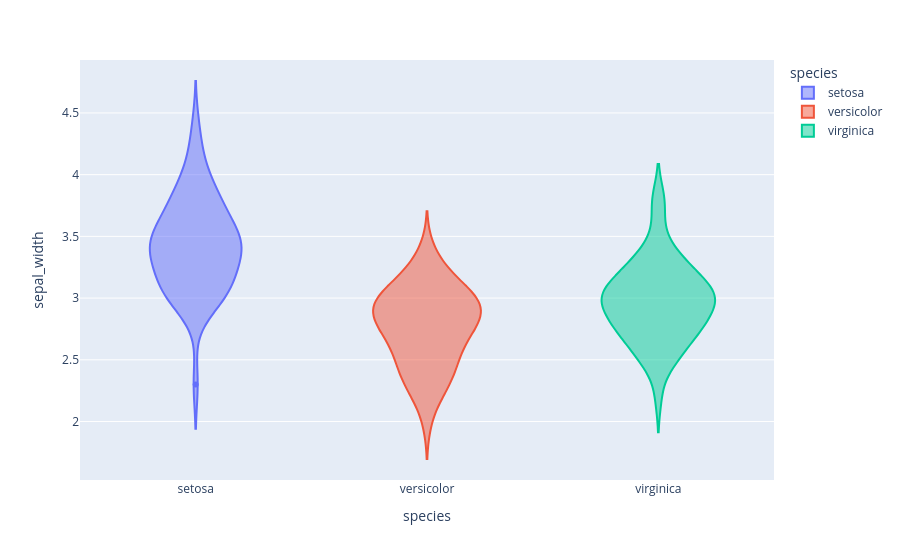

Notebook code cell kept with this figure:
### Code cell
# violon plot 

fig5 = px.violin(df, x='species', y='sepal_width', color='species')
fig5.show()
# save the plot
fig5.write_image('fig5.png',scale=3)

### Figure 1 — Plotly figure (JSON) as saved in the notebook; plotly's stock layout.template omitted (floating-point values rounded to 4 significant figures)
{"data": [{"alignmentgroup": "True", "box": {"visible": false}, "hovertemplate": "species=%{x}<br>sepal_width=%{y}<extra></extra>", "legendgroup": "setosa", "marker": {"color": "#636efa"}, "name": "setosa", "offsetgroup": "setosa", "orientation": "v", "scalegroup": "True", "showlegend": true, "type": "violin", "x": ["setosa", "setosa", "setosa", "setosa", "setosa", "setosa", "setosa", "setosa", "setosa", "setosa", "setosa", "setosa", "setosa", "setosa", "setosa", "setosa", "setosa", "setosa", "setosa", "setosa", "setosa", "setosa", "setosa", "setosa", "setosa", "setosa", "setosa", "setosa", "setosa", "setosa", "setosa", "setosa", "setosa", "setosa", "setosa", "setosa", "setosa", "setosa", "setosa", "setosa", "setosa", "setosa", "setosa", "setosa", "setosa", "setosa", "setosa", "setosa", "setosa", "setosa"], "x0": " ", "xaxis": "x", "y": [3.5, 3.0, 3.2, 3.1, 3.6, 3.9, 3.4, 3.4, 2.9, 3.1, 3.7, 3.4, 3.0, 3.0, 4.0, 4.4, 3.9, 3.5, 3.8, 3.8, 3.4, 3.7, 3.6, 3.3, 3.4, 3.0, 3.4, 3.5, 3.4, 3.2, 3.1, 3.4, 4.1, 4.2, 3.1, 3.2, 3.5, 3.6, 3.0, 3.4, 3.5, 2.3, 3.2, 3.5, 3.8, 3.0, 3.8, 3.2, 3.7, 3.3], "y0": " ", "yaxis": "y"}, {"alignmentgroup": "True", "box": {"visible": false}, "hovertemplate": "species=%{x}<br>sepal_width=%{y}<extra></extra>", "legendgroup": "versicolor", "marker": {"color": "#EF553B"}, "name": "versicolor", "offsetgroup": "versicolor", "orientation": "v", "scalegroup": "True", "showlegend": true, "type": "violin", "x": ["versicolor", "versicolor", "versicolor", "versicolor", "versicolor", "versicolor", "versicolor", "versicolor", "versicolor", "versicolor", "versicolor", "versicolor", "versicolor", "versicolor", "versicolor", "versicolor", "versicolor", "versicolor", "versicolor", "versicolor", "versicolor", "versicolor", "versicolor", "versicolor", "versicolor", "versicolor", "versicolor", "versicolor", "versicolor", "versicolor", "versicolor", "versicolor", "versicolor", "versicolor", "versicolor", "versicolor", "versicolor", "versicolor", "versicolor", "versicolor", "versicolor", "versicolor", "versicolor", "versicolor", "versicolor", "versicolor", "versicolor", "versicolor", "versicolor", "versicolor"], "x0": " ", "xaxis": "x", "y": [3.2, 3.2, 3.1, 2.3, 2.8, 2.8, 3.3, 2.4, 2.9, 2.7, 2.0, 3.0, 2.2, 2.9, 2.9, 3.1, 3.0, 2.7, 2.2, 2.5, 3.2, 2.8, 2.5, 2.8, 2.9, 3.0, 2.8, 3.0, 2.9, 2.6, 2.4, 2.4, 2.7, 2.7, 3.0, 3.4, 3.1, 2.3, 3.0, 2.5, 2.6, 3.0, 2.6, 2.3, 2.7, 3.0, 2.9, 2.9, 2.5, 2.8], "y0": " ", "yaxis": "y"}, {"alignmentgroup": "True", "box": {"visible": false}, "hovertemplate": "species=%{x}<br>sepal_width=%{y}<extra></extra>", "legendgroup": "virginica", "marker": {"color": "#00cc96"}, "name": "virginica", "offsetgroup": "virginica", "orientation": "v", "scalegroup": "True", "showlegend": true, "type": "violin", "x": ["virginica", "virginica", "virginica", "virginica", "virginica", "virginica", "virginica", "virginica", "virginica", "virginica", "virginica", "virginica", "virginica", "virginica", "virginica", "virginica", "virginica", "virginica", "virginica", "virginica", "virginica", "virginica", "virginica", "virginica", "virginica", "virginica", "virginica", "virginica", "virginica", "virginica", "virginica", "virginica", "virginica", "virginica", "virginica", "virginica", "virginica", "virginica", "virginica", "virginica", "virginica", "virginica", "virginica", "virginica", "virginica", "virginica", "virginica", "virginica", "virginica", "virginica"], "x0": " ", "xaxis": "x", "y": [3.3, 2.7, 3.0, 2.9, 3.0, 3.0, 2.5, 2.9, 2.5, 3.6, 3.2, 2.7, 3.0, 2.5, 2.8, 3.2, 3.0, 3.8, 2.6, 2.2, 3.2, 2.8, 2.8, 2.7, 3.3, 3.2, 2.8, 3.0, 2.8, 3.0, 2.8, 3.8, 2.8, 2.8, 2.6, 3.0, 3.4, 3.1, 3.0, 3.1, 3.1, 3.1, 2.7, 3.2, 3.3, 3.0, 2.5, 3.0, 3.4, 3.0], "y0": " ", "yaxis": "y"}], "layout": {"legend": {"title": {"text": "species"}, "tracegroupgap": 0}, "margin": {"t": 60}, "violinmode": "overlay", "xaxis": {"anchor": "y", "categoryarray": ["setosa", "versicolor", "virginica"], "categoryorder": "array", "domain": [0, 1], "title": {"text": "species"}}, "yaxis": {"anchor": "x", "domain": [0, 1], "title": {"text": "sepal_width"}}}}
